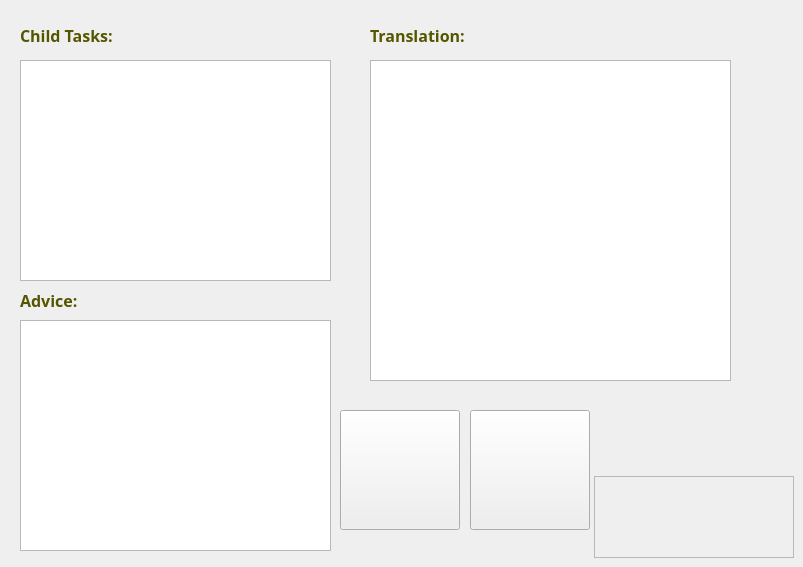
   <widget class="QWidget" name="tabCom">
    <attribute name="title">
     <string>Communication</string>
    </attribute>
    <widget class="QListWidget" name="listWidgetChildTasks">
     <property name="geometry">
      <rect>
       <x>20</x>
       <y>60</y>
       <width>311</width>
       <height>221</height>
      </rect>
     </property>
     <property name="font">
      <font>
       <family>Century Gothic</family>
      </font>
     </property>
     <property name="styleSheet">
      <string notr="true">border-image: transparent;
color: rgb(0, 0, 0);</string>
     </property>
    </widget>
    <widget class="QLabel" name="label_14">
     <property name="geometry">
      <rect>
       <x>20</x>
       <y>20</y>
       <width>191</width>
       <height>31</height>
      </rect>
     </property>
     <property name="font">
      <font>
       <family>Century Gothic</family>
       <pointsize>12</pointsize>
       <weight>75</weight>
       <bold>true</bold>
      </font>
     </property>
     <property name="styleSheet">
      <string notr="true">border-image:transparent;color: rgb(85, 85, 0);</string>
     </property>
     <property name="text">
      <string>Child Tasks:</string>
     </property>
    </widget>
    <widget class="QLabel" name="label_15">
     <property name="geometry">
      <rect>
       <x>20</x>
       <y>285</y>
       <width>191</width>
       <height>31</height>
      </rect>
     </property>
     <property name="font">
      <font>
       <family>Century Gothic</family>
       <pointsize>12</pointsize>
       <weight>75</weight>
       <bold>true</bold>
      </font>
     </property>
     <property name="styleSheet">
      <string notr="true">border-image:transparent;color: rgb(85, 85, 0);</string>
     </property>
     <property name="text">
      <string>Advice:</string>
     </property>
    </widget>
    <widget class="QTextBrowser" name="textBrowserAdvice">
     <property name="geometry">
      <rect>
       <x>20</x>
       <y>320</y>
       <width>311</width>
       <height>231</height>
      </rect>
     </property>
     <property name="font">
      <font>
       <family>Century Gothic</family>
       <pointsize>10</pointsize>
      </font>
     </property>
     <property name="styleSheet">
      <string notr="true"/>
     </property>
     <property name="readOnly">
      <bool>false</bool>
     </property>
     <property name="html">
      <string>&lt;!DOCTYPE HTML PUBLIC &quot;-//W3C//DTD HTML 4.0//EN&quot; &quot;http://www.w3.org/TR/REC-html40/strict.dtd&quot;&gt;
&lt;html&gt;&lt;head&gt;&lt;meta name=&quot;qrichtext&quot; content=&quot;1&quot; /&gt;&lt;style type=&quot;text/css&quot;&gt;
p, li { white-space: pre-wrap; }
&lt;/style&gt;&lt;/head&gt;&lt;body style=&quot; font-family:'Century Gothic'; font-size:10pt; font-weight:400; font-style:normal;&quot;&gt;
&lt;p style=&quot;-qt-paragraph-type:empty; margin-top:0px; margin-bottom:0px; margin-left:0px; margin-right:0px; -qt-block-indent:0; text-indent:0px;&quot;&gt;&lt;br /&gt;&lt;/p&gt;&lt;/body&gt;&lt;/html&gt;</string>
     </property>
    </widget>
    <widget class="QTextBrowser" name="textBrowserChildTranslation">
     <property name="geometry">
      <rect>
       <x>370</x>
       <y>60</y>
       <width>361</width>
       <height>321</height>
      </rect>
     </property>
     <property name="font">
      <font>
       <family>Century Gothic</family>
       <pointsize>10</pointsize>
      </font>
     </property>
     <property name="styleSheet">
      <string notr="true"/>
     </property>
     <property name="readOnly">
      <bool>true</bool>
     </property>
     <property name="html">
      <string>&lt;!DOCTYPE HTML PUBLIC &quot;-//W3C//DTD HTML 4.0//EN&quot; &quot;http://www.w3.org/TR/REC-html40/strict.dtd&quot;&gt;
&lt;html&gt;&lt;head&gt;&lt;meta name=&quot;qrichtext&quot; content=&quot;1&quot; /&gt;&lt;style type=&quot;text/css&quot;&gt;
p, li { white-space: pre-wrap; }
&lt;/style&gt;&lt;/head&gt;&lt;body style=&quot; font-family:'Century Gothic'; font-size:10pt; font-weight:400; font-style:normal;&quot;&gt;
&lt;p style=&quot;-qt-paragraph-type:empty; margin-top:0px; margin-bottom:0px; margin-left:0px; margin-right:0px; -qt-block-indent:0; text-indent:0px;&quot;&gt;&lt;br /&gt;&lt;/p&gt;&lt;/body&gt;&lt;/html&gt;</string>
     </property>
    </widget>
    <widget class="QLabel" name="label_16">
     <property name="geometry">
      <rect>
       <x>370</x>
       <y>20</y>
       <width>191</width>
       <height>31</height>
      </rect>
     </property>
     <property name="font">
      <font>
       <family>Century Gothic</family>
       <pointsize>12</pointsize>
       <weight>75</weight>
       <bold>true</bold>
      </font>
     </property>
     <property name="styleSheet">
      <string notr="true">border-image:transparent;color: rgb(85, 85, 0);</string>
     </property>
     <property name="text">
      <string>Translation:</string>
     </property>
    </widget>
    <widget class="QPushButton" name="communicateButton">
     <property name="geometry">
      <rect>
       <x>340</x>
       <y>410</y>
       <width>120</width>
       <height>120</height>
      </rect>
     </property>
     <property name="toolTip">
      <string>Send Advice</string>
     </property>
     <property name="statusTip">
      <string/>
     </property>
     <property name="styleSheet">
      <string notr="true">QPushButton{border-image: url(:/CrowdSourcing/Resources/pictures/zelda_hero.png);}  
QPushButton:hover{border-image: url(:/CrowdSourcing/Resources/pictures/zelda_hero_on.png);}
QPushButton:pressed{border-image: url(:/CrowdSourcing/Resources/pictures/zelda_hero_clicked.png);};</string>
     </property>
     <property name="text">
      <string/>
     </property>
    </widget>
    <widget class="QFrame" name="frame_4">
     <property name="geometry">
      <rect>
       <x>594</x>
       <y>476</y>
       <width>200</width>
       <height>82</height>
      </rect>
     </property>
     <property name="styleSheet">
      <string notr="true">border-image: url(:/CrowdSourcing/Resources/pictures/zelda_logo2.png);</string>
     </property>
     <property name="frameShape">
      <enum>QFrame::StyledPanel</enum>
     </property>
     <property name="frameShadow">
      <enum>QFrame::Raised</enum>
     </property>
    </widget>
    <widget class="QPushButton" name="acceptButton">
     <property name="geometry">
      <rect>
       <x>470</x>
       <y>410</y>
       <width>120</width>
       <height>120</height>
      </rect>
     </property>
     <property name="toolTip">
      <string>Accept</string>
     </property>
     <property name="styleSheet">
      <string notr="true">QPushButton{border-image: url(:/CrowdSourcing/Resources/pictures/link_shoot.png);}  
QPushButton:hover{border-image: url(:/CrowdSourcing/Resources/pictures/link_shoot_on.png);}
QPushButton:pressed{border-image: url(:/CrowdSourcing/Resources/pictures/link_shoot_clicked.png);};</string>
     </property>
     <property name="text">
      <string/>
     </property>
    </widget>
   </widget>
